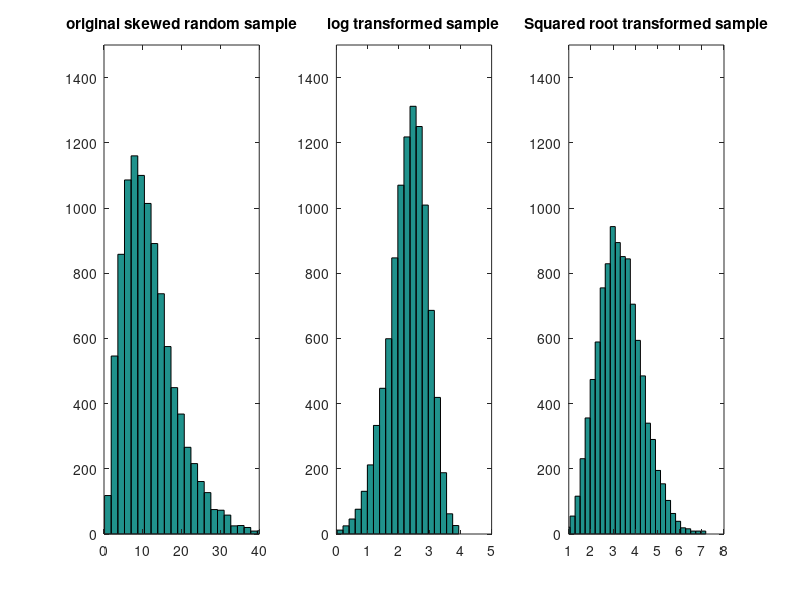
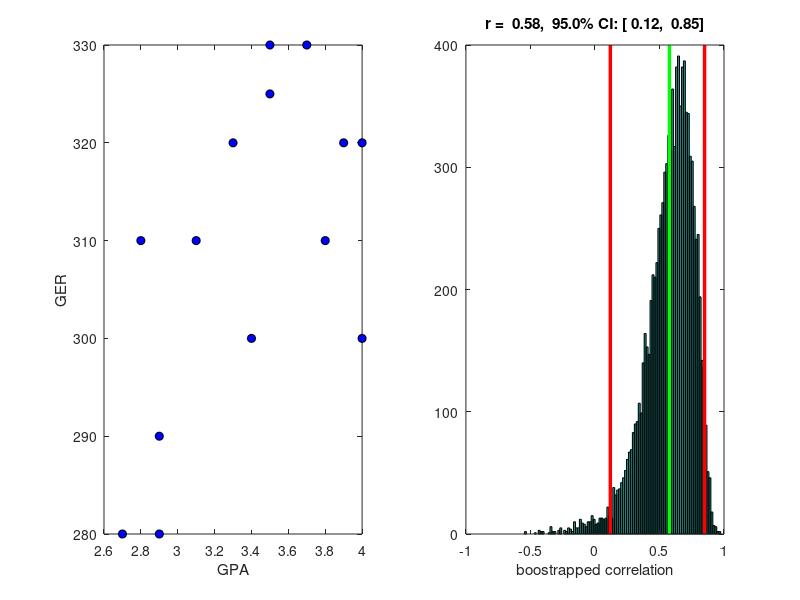

Reproduce these figures in MATLAB, in order.



% ============== 1. Data tranform.
%genderate a skew population, such as the gamma distribution
randomsample =gamrnd(3,4,10000,1);
figure(1);subplot(1,3,1);
hist(randomsample,30); %plot it to check the distribution
axis([0,40,0,1500])
title('original skewed random sample');

transform1 = log(randomsample);
figure(1);subplot(1,3,2);
hist(transform1,30); %plot it to check the distribution
axis([0,5,0,1500])
title('log transformed sample');

transform2 = sqrt(randomsample);
figure(1);subplot(1,3,3);
hist(transform2,30); %plot it to check the distribution
axis([1,8,0,1500])
title('Squared root transformed sample');


%% ============== 2. Simple resampling example for correlation

%Data
gpa = [3.4,4.0,3.1,2.9,4.0,3.3,3.5,2.8,2.7,3.5,3.8,3.9,3.7,2.9];
gre = [300,320,310,290,300,320,325,310,280,330,310,320,330,280];

%scatter plot
figure(2);clf;subplot(1,2,1);
plot(gpa,gre,'ko','MarkerFaceColor','b');
xlabel('GPA');
ylabel('GER');

%do the resampling for one time.
%get the index for the pairs
nReps = 10000;
Npairs=length(gpa);
PairIndex = 1:Npairs;
resampledIndex = datasample(PairIndex,Npairs);% randomly sample the dat with replacement.
tmp = corrcoef(gpa(resampledIndex),gre(resampledIndex));
r = tmp(1,2);

%repeat the process for 10000 times
for i = 1:nReps
resampledIndex = datasample(PairIndex,Npairs);% randomly sample the dat with replacement.
tmp = corrcoef(gpa(resampledIndex),gre(resampledIndex));
r(i) = tmp(1,2);
end
    
% calculate 95% CI
CIrange = 95;  %alpha =.05 (two-tailed)
sortedr = sort(r);
CI(1) = sortedr(single(nReps*(1-CIrange/100)/2));
CI(2) = sortedr(nReps-single(nReps*(1-CIrange/100)/2));

% See the r distribution 
figure(2);subplot(1,2,2);hist(r,100);
xlabel('boostrapped correlation');
hold on;plot(mean(r)*[1,1],ylim,'g-','LineWidth',2.5);
hold on;plot(CI(1)*[1,1],ylim,'r-','LineWidth',2.5);
hold on;plot(CI(2)*[1,1],ylim,'r-','LineWidth',2.5);
title(sprintf('r = %5.2f,  %2.1f%% CI: [%5.2f, %5.2f]',mean(r),CIrange,CI(1),CI(2)));

